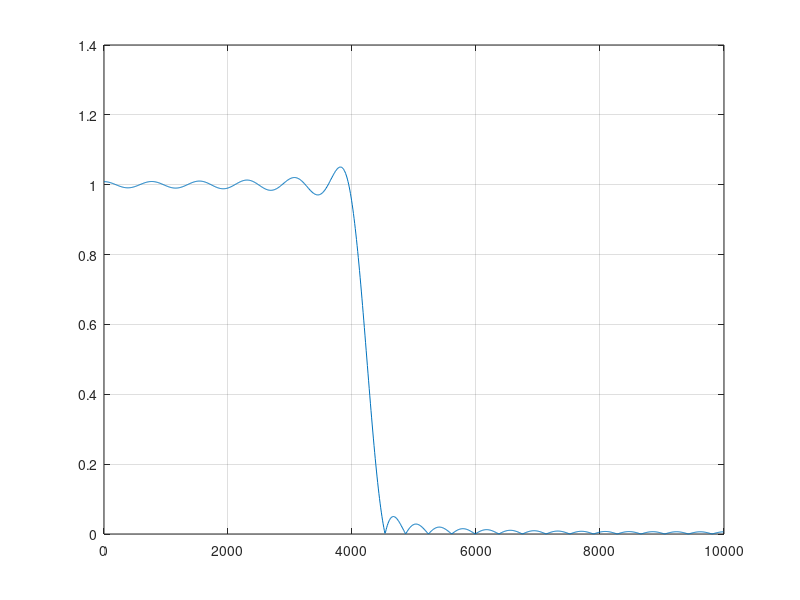

MATLAB code for this plot:
fsamp = 20000;
fcuts = [4000 4500];
mags = [1 0]; %passband gain =1, first index, stopband gain =0, second index
devs = [0.1 0.05];

[n,Wn,beta,ftype] = kaiserord(fcuts,mags,devs,fsamp);
n = n + rem(n,2);
hh = fir1(n,Wn,ftype,kaiser(n+1,beta),"noscale");
fprintf('Order %d\n', n);
[H,f] = freqz(hh,1,1024,fsamp);
plot(f,abs(H))
grid

